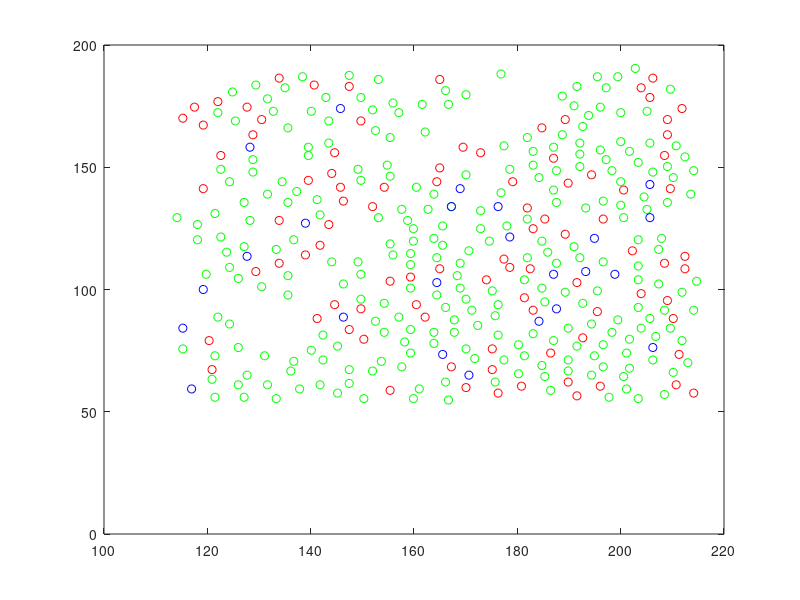

The MATLAB script that drew this image: (Note: this script raises an error after producing the figure.)
% Convert data from Williams JOV paper into Matlab files.
%
% The data include the spatial array of L,M, and S cone positions in five
% subjects.
%
% The data also include the estimated pointspread functions for 500, 550
% and 600nm.  These are all near the fovea (central 1.5 deg).
%
% Subject-specific spatial scale and eccentricity of the various PSFs and
% cone mosaics are {subject, arcmin/pixel, eccentricity}
%
%  If (0,0) is the fovea, then we make nasal,inferio<0, temporal,superior > 0
subjectInfo = {...
    {'HS', .113, [-1,0]}, ...
    {'YY', .124, [-1,1]},...
    {'AP',.117,[-1.25,0]},...
    {'MD',.127,-1,0},...
    {'BS',.120,[-1.25,0]}};
save subjectInfo subjectInfo

% These are the cone x,y positions for the different types of cones.
% d = xlsRead('ConeSpacing.xls');  save ConeSpacing d
load ConeSpacing

% The point spread functions are 100x100 tab-delimited data sets.
% They can be read and plotted as
% psf = load('APPSF500.txt'); mesh(psf)

% Some units we will want later for plotting
% Arcmin / pixel.  Remember it is 300 microns/deg.  So it is 5 arcmin per
% pixel
umPerDeg = 300;  arcminPerDeg = 60;                     %SI units
arcminPerPixel = 0.113;                                 %arcmin per pixel
umPerPixel = arcminPerPixel*(1/arcminPerDeg)*umPerDeg;  %um per pixel

% The cone mosaics for the individual subjects are pulled out and plotted
% here

%-----------------------
subject = 'HS'
subNum = 1;
col = [1,2,3];
arcminPerPixel = 0.113;

% Read and spatially scale xy positions
nanList = find(isnan(d(:,col(1))));
if isempty(nanList), lastPoint = size(d,1);
else lastPoint = min(nanList);
end

umPerPixel = arcminPerPixel*(1/arcminPerDeg)*umPerDeg;  %um per pixel

% Read and spatially scale xy positions
r = 1:lastPoint;
xy = d(r,col(1:2)); coneType = d(r,col(3));
xy = umPerPixel*xy;

L = (coneType == 1); M = (coneType ==2); S = (coneType == 3);
plot(xy(L,1),xy(L,2),'ro',xy(M,1),xy(M,2),'go',xy(S,1),xy(S,2),'bo');

clear psf;
psf{1} = load([subject,'PSF500.txt']);
psf{2} = load([subject,'PSF550.txt']);
psf{3} = load([subject,'PSF600.txt']);

comment = subjectInfo{subNum};
save(subject,'xy','coneType','arcminPerPixel','umPerPixel','psf','comment')

%-----------------------
subject = 'YY'
subNum = 2;
col = [5,6,7];
arcminPerPixel = 0.124;                                 %arcmin per pixel

% Read and spatially scale xy positions
nanList = find(isnan(d(:,col(1))));
if isempty(nanList), lastPoint = size(d,1);
else lastPoint = min(nanList);
end

umPerPixel = arcminPerPixel*(1/arcminPerDeg)*umPerDeg;  %um per pixel

% Read and spatially scale xy positions
r = 1:lastPoint;
xy = d(r,col(1:2)); coneType = d(r,col(3));
xy = umPerPixel*xy;

clear psf;
psf{1} = load([subject,'PSF500.txt']);
psf{2} = load([subject,'PSF550.txt']);
psf{3} = load([subject,'PSF600.txt']);

L = (coneType == 1); M = (coneType ==2); S = (coneType == 3);
plot(xy(L,1),xy(L,2),'ro',xy(M,1),xy(M,2),'go',xy(S,1),xy(S,2),'bo');

comment = subjectInfo{subNum};
save(subject,'xy','coneType','arcminPerPixel','umPerPixel','psf','comment')

%-----------------------
subject = 'AP'
subNum = 3;
col = [9,10,11];
arcminPerPixel = 0.117;                                 %arcmin per pixel

% Read and spatially scale xy positions
nanList = find(isnan(d(:,col(1))));
if isempty(nanList), lastPoint = size(d,1);
else lastPoint = min(nanList);
end

r = 1:lastPoint;
xy = d(r,col(1:2)); coneType = d(r,col(3));
xy = umPerPixel*xy;

umPerPixel = arcminPerPixel*(1/arcminPerDeg)*umPerDeg;  %um per pixel

L = (coneType == 1); M = (coneType ==2); S = (coneType == 3);
plot(xy(L,1),xy(L,2),'ro',xy(M,1),xy(M,2),'go',xy(S,1),xy(S,2),'bo');

clear psf;
psf{1} = load([subject,'PSF500.txt']);
psf{2} = load([subject,'PSF550.txt']);
psf{3} = load([subject,'PSF600.txt']);

comment = subjectInfo{subNum};
save(subject,'xy','coneType','arcminPerPixel','umPerPixel','psf','comment')

%-----------------------
subject = 'MD'
subNum = 3;
col = [13,14,15];
arcminPerPixel = 0.127;                                 %arcmin per pixel

% Read and spatially scale xy positions
nanList = find(isnan(d(:,col(1))));
if isempty(nanList), lastPoint = size(d,1);
else lastPoint = min(nanList);
end

r = 1:lastPoint;
xy = d(r,col(1:2)); coneType = d(r,col(3));
xy = umPerPixel*xy;

umPerPixel = arcminPerPixel*(1/arcminPerDeg)*umPerDeg;  %um per pixel

L = (coneType == 1); M = (coneType ==2); S = (coneType == 3);
plot(xy(L,1),xy(L,2),'ro',xy(M,1),xy(M,2),'go',xy(S,1),xy(S,2),'bo');

clear psf;
psf{1} = load([subject,'PSF500.txt']);
psf{2} = load([subject,'PSF550.txt']);
psf{3} = load([subject,'PSF600.txt']);

comment = subjectInfo{subNum};
save(subject,'xy','coneType','arcminPerPixel','umPerPixel','psf','comment')

%-----------------------
subject = 'BS'
subNum = 3;
col = [17,18,19];
arcminPerPixel = 0.120;                                 %arcmin per pixel

% Read and spatially scale xy positions
nanList = find(isnan(d(:,col(1))));
if isempty(nanList), lastPoint = size(d,1);
else lastPoint = min(nanList);
end

r = 1:lastPoint;
xy = d(r,col(1:2)); coneType = d(r,col(3));
xy = umPerPixel*xy;

umPerPixel = arcminPerPixel*(1/arcminPerDeg)*umPerDeg;  %um per pixel

L = (coneType == 1); M = (coneType ==2); S = (coneType == 3);
plot(xy(L,1),xy(L,2),'ro',xy(M,1),xy(M,2),'go',xy(S,1),xy(S,2),'bo');

clear psf;
psf{1} = load([subject,'PSF500.txt']);
psf{2} = load([subject,'PSF550.txt']);
psf{3} = load([subject,'PSF600.txt']);

comment = subjectInfo{subNum};
save(subject,'xy','coneType','arcminPerPixel','umPerPixel','psf','comment')
